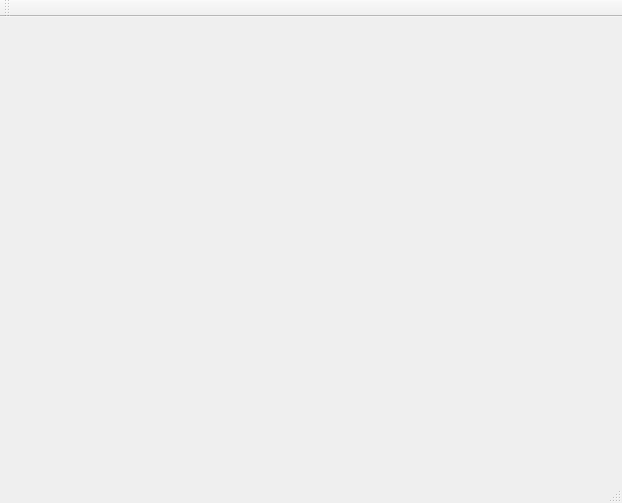
<?xml version="1.0" encoding="UTF-8"?>
<ui version="4.0">
 <class>MainWindow</class>
 <widget class="QMainWindow" name="MainWindow">
  <property name="geometry">
   <rect>
    <x>0</x>
    <y>0</y>
    <width>622</width>
    <height>503</height>
   </rect>
  </property>
  <property name="windowTitle">
   <string>MainWindow</string>
  </property>
  <widget class="QWidget" name="centralWidget"/>
  <widget class="QMenuBar" name="menuBar">
   <property name="geometry">
    <rect>
     <x>0</x>
     <y>0</y>
     <width>622</width>
     <height>23</height>
    </rect>
   </property>
  </widget>
  <widget class="QToolBar" name="mainToolBar">
   <attribute name="toolBarArea">
    <enum>TopToolBarArea</enum>
   </attribute>
   <attribute name="toolBarBreak">
    <bool>false</bool>
   </attribute>
  </widget>
  <widget class="QStatusBar" name="statusBar"/>
 </widget>
 <layoutdefault spacing="6" margin="11"/>
 <resources/>
 <connections/>
</ui>
